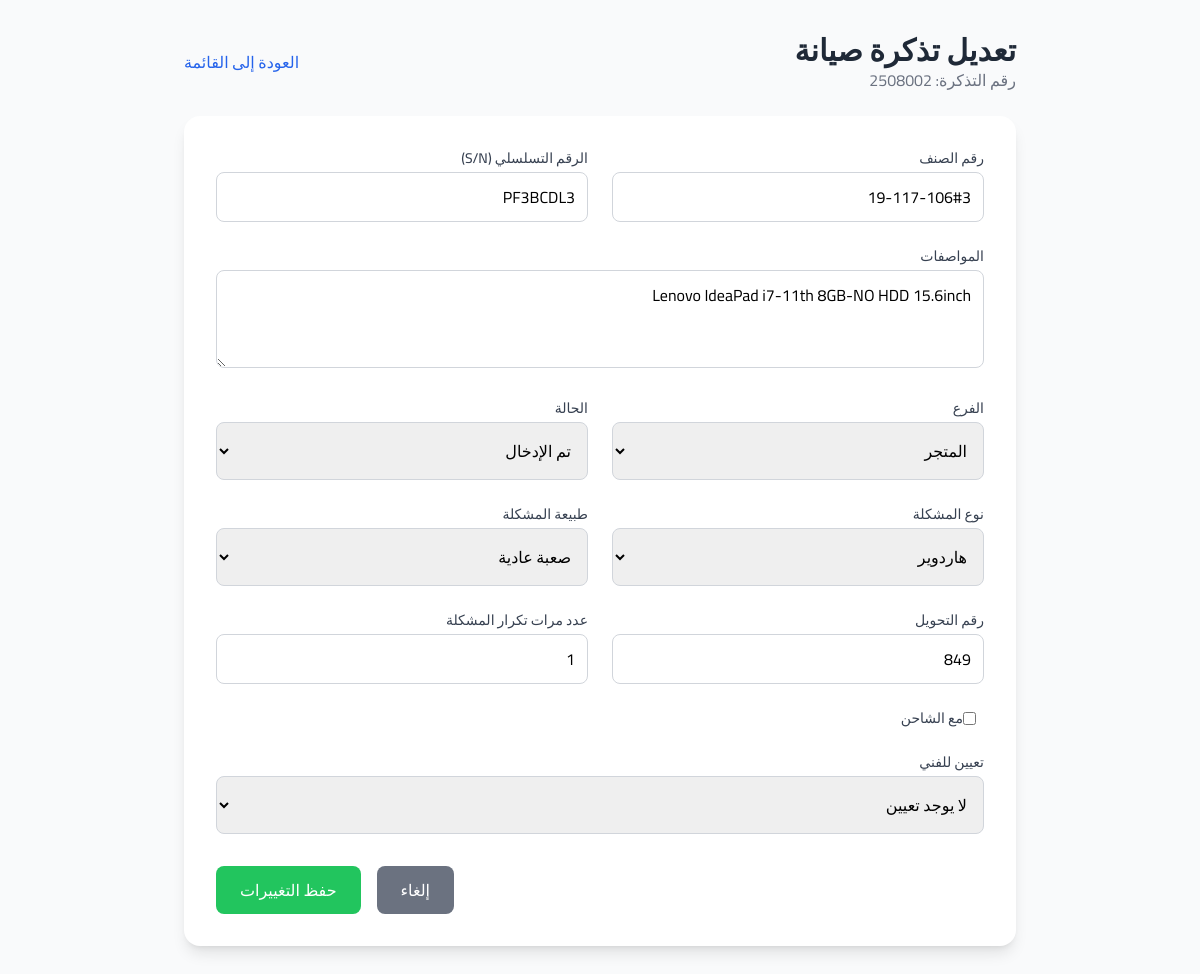
The page /edit_ticket.php?id=3 (signed in) on the database its author committed.
### tables this page shows
CREATE TABLE `broken_laptops` (
  `laptop_id` int(250) NOT NULL,
  `employee_name` varchar(150) DEFAULT NULL,
  `item_number` varchar(100) DEFAULT NULL,
  `category_id` int(11) NOT NULL,
  `device_category_number` varchar(100) DEFAULT NULL,
  `serial_number` varchar(100) DEFAULT NULL,
  `specs` text DEFAULT NULL,
  `specs_difference` text DEFAULT NULL,
  `with_charger` tinyint(1) DEFAULT 0,
  `problems_count` int(11) DEFAULT 0,
  `branch_name` varchar(100) DEFAULT NULL,
  `warehouse_id` int(11) DEFAULT NULL,
  `problem_details` text DEFAULT NULL,
  `entered_by_user_id` int(11) DEFAULT NULL,
  `assigned_user_id` int(11) DEFAULT NULL,
  `problem_type` varchar(100) DEFAULT NULL,
  `problem_nature` varchar(100) DEFAULT NULL,
  `transfer_ref` varchar(100) DEFAULT NULL,
  `status` varchar(50) DEFAULT NULL,
  `repeat_problem_count` int(11) DEFAULT 0,
  `ticket_number` varchar(32) DEFAULT NULL,
  `creation_date` timestamp NOT NULL DEFAULT current_timestamp()
);

### edit_ticket.php (the view, shortened to what this page needs)
<?php
require 'db.php';
$user_permissions = $_SESSION['permissions'];
$ticket_id = $_GET['id'];
$stmt = $pdo->prepare("SELECT * FROM broken_laptops WHERE laptop_id = ?");
$stmt->execute([$ticket_id]);
$ticket = $stmt->fetch(PDO::FETCH_ASSOC);
$branches_query = $pdo->query("SELECT DISTINCT branch_name FROM users WHERE branch_name IS NOT NULL AND branch_name != '' ORDER BY branch_name ASC");
$branches = $branches_query->fetchAll(PDO::FETCH_COLUMN);
$problem_types = ['هاردوير', 'سوفتوير', 'بطارية', 'تغير قطعه', 'حراره', 'لا اعلم'];
$problem_natures = ['سهلة مستعجلة', ' سهلة عادية', 'صعبة مستعجلة', 'صعبة  عادية', ' طارئ'];
$status_options = [
    'entered' => 'تم الإدخال',
    'in_progress' => 'قيد المعالجة',
    'fixed' => 'تم الإصلاح',
    'closed' => 'مغلق'
];
?>
<!DOCTYPE html>
<html lang="ar" dir="rtl">
<head>
    <script src="https://cdn.tailwindcss.com"></script>
    <link rel="stylesheet" href="https://cdnjs.cloudflare.com/ajax/libs/font-awesome/6.4.0/css/all.min.css">
</head>
<body class="bg-gray-50">
    <div class="container mx-auto p-4 sm:p-6 lg:p-8 max-w-4xl">
        <div class="flex justify-between items-center mb-6">
            <div>
                <h1 class="text-2xl sm:text-3xl font-bold text-gray-800">تعديل تذكرة صيانة</h1>
                <p class="text-gray-500">رقم التذكرة: <?= htmlspecialchars($ticket['ticket_number'] ?? 'N/A') ?></p>
            </div>
            <a href="manage_tickets.php" class="text-blue-600 hover:underline">العودة إلى القائمة</a>
        </div>
        <form method="POST" class="bg-white p-6 sm:p-8 rounded-2xl shadow-lg">
            <div class="grid grid-cols-1 md:grid-cols-2 gap-6">
                <div>
                    <label for="item_number" class="block text-sm font-medium text-gray-700 mb-1">رقم الصنف</label>
                    <input type="text" id="item_number" name="item_number" value="<?= htmlspecialchars($ticket['item_number']) ?>" required class="w-full p-3 border border-gray-300 rounded-lg">
                </div>
                <div>
                    <label for="serial_number" class="block text-sm font-medium text-gray-700 mb-1">الرقم التسلسلي (S/N)</label>
                    <input type="text" id="serial_number" name="serial_number" value="<?= htmlspecialchars($ticket['serial_number'] ?? '') ?>" class="w-full p-3 border border-gray-300 rounded-lg">
                </div>
                <div class="md:col-span-2">
                    <label for="specs" class="block text-sm font-medium text-gray-700 mb-1">المواصفات</label>
                    <textarea id="specs" name="specs" rows="3" class="w-full p-3 border border-gray-300 rounded-lg"><?= htmlspecialchars($ticket['specs']) ?></textarea>
                </div>
                <div>
                    <label for="branch_name" class="block text-sm font-medium text-gray-700 mb-1">الفرع</label>
                    <select id="branch_name" name="branch_name" class="w-full p-3 border border-gray-300 rounded-lg">
                        <?php foreach ($branches as $branch): ?>
                            <option value="<?= htmlspecialchars($branch) ?>" <?= $ticket['branch_name'] === $branch ? 'selected' : '' ?>><?= htmlspecialchars($branch) ?></option>
                        <?php endforeach; ?>
                    </select>
                </div>
                <div>
                    <label for="status" class="block text-sm font-medium text-gray-700 mb-1">الحالة</label>
                    <select id="status" name="status" class="w-full p-3 border border-gray-300 rounded-lg">
                        <?php foreach ($status_options as $value => $label): ?>
                            <option value="<?= $value ?>" <?= $ticket['status'] === $value ? 'selected' : '' ?>><?= $label ?></option>
                        <?php endforeach; ?>
                    </select>
                </div>
                <div>
                    <label for="problem_type" class="block text-sm font-medium text-gray-700 mb-1">نوع المشكلة</label>
                    <select id="problem_type" name="problem_type" class="w-full p-3 border border-gray-300 rounded-lg">
                        <?php foreach ($problem_types as $type): ?>
                            <option value="<?= htmlspecialchars($type) ?>" <?= $ticket['problem_type'] === $type ? 'selected' : '' ?>><?= htmlspecialchars($type) ?></option>
                        <?php endforeach; ?>
                    </select>
                </div>
                <div>
                    <label for="problem_nature" class="block text-sm font-medium text-gray-700 mb-1">طبيعة المشكلة</label>
                    <select id="problem_nature" name="problem_nature" class="w-full p-3 border border-gray-300 rounded-lg">
                        <?php foreach ($problem_natures as $nature): ?>
                            <option value="<?= htmlspecialchars($nature) ?>" <?= $ticket['problem_nature'] === $nature ? 'selected' : '' ?>><?= htmlspecialchars($nature) ?></option>
                        <?php endforeach; ?>
                    </select>
                </div>
                <div>
                    <label for="transfer_ref" class="block text-sm font-medium text-gray-700 mb-1">رقم التحويل</label>
                    <input type="text" id="transfer_ref" name="transfer_ref" value="<?= htmlspecialchars($ticket['transfer_ref'] ?? '') ?>" class="w-full p-3 border border-gray-300 rounded-lg">
                </div>
                <div>
                    <label for="repeat_problem_count" class="block text-sm font-medium text-gray-700 mb-1">عدد مرات تكرار المشكلة</label>
                    <input type="number" id="repeat_problem_count" name="repeat_problem_count" value="<?= htmlspecialchars($ticket['repeat_problem_count']) ?>" min="0" class="w-full p-3 border border-gray-300 rounded-lg">
                </div>
                <div class="md:col-span-2">
                    <label class="flex items-center">
                        <input type="checkbox" name="with_charger" class="mr-2" <?= $ticket['with_charger'] ? 'checked' : '' ?>>
                        <span class="text-sm font-medium text-gray-700">مع الشاحن</span>
                    </label>
                </div>
                <?php if (in_array($user_permissions, ['admin', 'manager'])): ?>
                <div class="md:col-span-2">
                    <label for="assigned_user_id" class="block text-sm font-medium text-gray-700 mb-1">تعيين للفني</label>
                    <select id="assigned_user_id" name="assigned_user_id" class="w-full p-3 border border-gray-300 rounded-lg">
                        <option value="">لا يوجد تعيين</option>
                    </select>
                </div>
                <?php endif; ?>
            </div>
            <div class="flex justify-end mt-8 space-x-4 space-x-reverse">
                <a href="manage_tickets.php" class="px-6 py-3 bg-gray-500 text-white rounded-lg hover:bg-gray-600">إلغاء</a>
                <button type="submit" class="px-6 py-3 bg-green-500 text-white rounded-lg hover:bg-green-600">حفظ التغييرات</button>
            </div>
        </form>
    </div>
</body>
</html>

### edit_ticket.php (style rules this page uses)
body { font-family: 'Cairo', sans-serif; }

### rows shown on the page
broken_laptops: ticket_number "2508002", item_number "19-117-106#3", serial_number "PF3BCDL3", specs "Lenovo IdeaPad i7-11th 8GB-NO HDD 15.6inch", branch_name "المتجر", status "تم الإدخال", problem_type "هاردوير", problem_nature "صعبة عادية", transfer_ref "849", repeat_problem_count "1"
